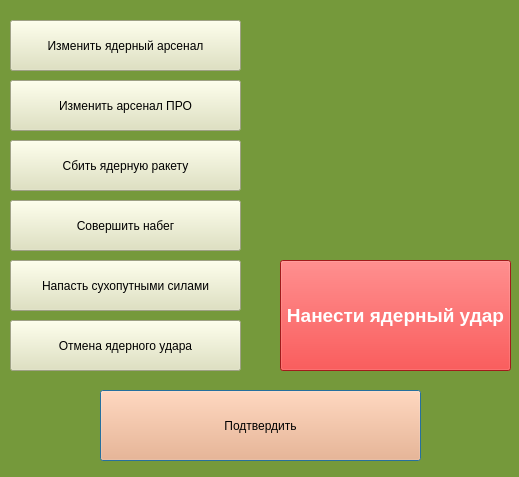
<?xml version="1.0" encoding="UTF-8"?>
<ui version="4.0">
 <class>MinDef</class>
 <widget class="QDialog" name="MinDef">
  <property name="geometry">
   <rect>
    <x>0</x>
    <y>0</y>
    <width>519</width>
    <height>477</height>
   </rect>
  </property>
  <property name="palette">
   <palette>
    <active>
     <colorrole role="WindowText">
      <brush brushstyle="SolidPattern">
       <color alpha="255">
        <red>0</red>
        <green>0</green>
        <blue>0</blue>
       </color>
      </brush>
     </colorrole>
     <colorrole role="Button">
      <brush brushstyle="SolidPattern">
       <color alpha="255">
        <red>117</red>
        <green>153</green>
        <blue>59</blue>
       </color>
      </brush>
     </colorrole>
     <colorrole role="Light">
      <brush brushstyle="SolidPattern">
       <color alpha="255">
        <red>176</red>
        <green>230</green>
        <blue>88</blue>
       </color>
      </brush>
     </colorrole>
     <colorrole role="Midlight">
      <brush brushstyle="SolidPattern">
       <color alpha="255">
        <red>146</red>
        <green>191</green>
        <blue>73</blue>
       </color>
      </brush>
     </colorrole>
     <colorrole role="Dark">
      <brush brushstyle="SolidPattern">
       <color alpha="255">
        <red>58</red>
        <green>76</green>
        <blue>29</blue>
       </color>
      </brush>
     </colorrole>
     <colorrole role="Mid">
      <brush brushstyle="SolidPattern">
       <color alpha="255">
        <red>78</red>
        <green>102</green>
        <blue>39</blue>
       </color>
      </brush>
     </colorrole>
     <colorrole role="Text">
      <brush brushstyle="SolidPattern">
       <color alpha="255">
        <red>0</red>
        <green>0</green>
        <blue>0</blue>
       </color>
      </brush>
     </colorrole>
     <colorrole role="BrightText">
      <brush brushstyle="SolidPattern">
       <color alpha="255">
        <red>255</red>
        <green>255</green>
        <blue>255</blue>
       </color>
      </brush>
     </colorrole>
     <colorrole role="ButtonText">
      <brush brushstyle="SolidPattern">
       <color alpha="255">
        <red>0</red>
        <green>0</green>
        <blue>0</blue>
       </color>
      </brush>
     </colorrole>
     <colorrole role="Base">
      <brush brushstyle="SolidPattern">
       <color alpha="255">
        <red>255</red>
        <green>255</green>
        <blue>255</blue>
       </color>
      </brush>
     </colorrole>
     <colorrole role="Window">
      <brush brushstyle="SolidPattern">
       <color alpha="255">
        <red>117</red>
        <green>153</green>
        <blue>59</blue>
       </color>
      </brush>
     </colorrole>
     <colorrole role="Shadow">
      <brush brushstyle="SolidPattern">
       <color alpha="255">
        <red>0</red>
        <green>0</green>
        <blue>0</blue>
       </color>
      </brush>
     </colorrole>
     <colorrole role="AlternateBase">
      <brush brushstyle="SolidPattern">
       <color alpha="255">
        <red>186</red>
        <green>204</green>
        <blue>157</blue>
       </color>
      </brush>
     </colorrole>
     <colorrole role="ToolTipBase">
      <brush brushstyle="SolidPattern">
       <color alpha="255">
        <red>255</red>
        <green>255</green>
        <blue>220</blue>
       </color>
      </brush>
     </colorrole>
     <colorrole role="ToolTipText">
      <brush brushstyle="SolidPattern">
       <color alpha="255">
        <red>0</red>
        <green>0</green>
        <blue>0</blue>
       </color>
      </brush>
     </colorrole>
    </active>
    <inactive>
     <colorrole role="WindowText">
      <brush brushstyle="SolidPattern">
       <color alpha="255">
        <red>0</red>
        <green>0</green>
        <blue>0</blue>
       </color>
      </brush>
     </colorrole>
     <colorrole role="Button">
      <brush brushstyle="SolidPattern">
       <color alpha="255">
        <red>117</red>
        <green>153</green>
        <blue>59</blue>
       </color>
      </brush>
     </colorrole>
     <colorrole role="Light">
      <brush brushstyle="SolidPattern">
       <color alpha="255">
        <red>176</red>
        <green>230</green>
        <blue>88</blue>
       </color>
      </brush>
     </colorrole>
     <colorrole role="Midlight">
      <brush brushstyle="SolidPattern">
       <color alpha="255">
        <red>146</red>
        <green>191</green>
        <blue>73</blue>
       </color>
      </brush>
     </colorrole>
     <colorrole role="Dark">
      <brush brushstyle="SolidPattern">
       <color alpha="255">
        <red>58</red>
        <green>76</green>
        <blue>29</blue>
       </color>
      </brush>
     </colorrole>
     <colorrole role="Mid">
      <brush brushstyle="SolidPattern">
       <color alpha="255">
        <red>78</red>
        <green>102</green>
        <blue>39</blue>
       </color>
      </brush>
     </colorrole>
     <colorrole role="Text">
      <brush brushstyle="SolidPattern">
       <color alpha="255">
        <red>0</red>
        <green>0</green>
        <blue>0</blue>
       </color>
      </brush>
     </colorrole>
     <colorrole role="BrightText">
      <brush brushstyle="SolidPattern">
       <color alpha="255">
        <red>255</red>
        <green>255</green>
        <blue>255</blue>
       </color>
      </brush>
     </colorrole>
     <colorrole role="ButtonText">
      <brush brushstyle="SolidPattern">
       <color alpha="255">
        <red>0</red>
        <green>0</green>
        <blue>0</blue>
       </color>
      </brush>
     </colorrole>
     <colorrole role="Base">
      <brush brushstyle="SolidPattern">
       <color alpha="255">
        <red>255</red>
        <green>255</green>
        <blue>255</blue>
       </color>
      </brush>
     </colorrole>
     <colorrole role="Window">
      <brush brushstyle="SolidPattern">
       <color alpha="255">
        <red>117</red>
        <green>153</green>
        <blue>59</blue>
       </color>
      </brush>
     </colorrole>
     <colorrole role="Shadow">
      <brush brushstyle="SolidPattern">
       <color alpha="255">
        <red>0</red>
        <green>0</green>
        <blue>0</blue>
       </color>
      </brush>
     </colorrole>
     <colorrole role="AlternateBase">
      <brush brushstyle="SolidPattern">
       <color alpha="255">
        <red>186</red>
        <green>204</green>
        <blue>157</blue>
       </color>
      </brush>
     </colorrole>
     <colorrole role="ToolTipBase">
      <brush brushstyle="SolidPattern">
       <color alpha="255">
        <red>255</red>
        <green>255</green>
        <blue>220</blue>
       </color>
      </brush>
     </colorrole>
     <colorrole role="ToolTipText">
      <brush brushstyle="SolidPattern">
       <color alpha="255">
        <red>0</red>
        <green>0</green>
        <blue>0</blue>
       </color>
      </brush>
     </colorrole>
    </inactive>
    <disabled>
     <colorrole role="WindowText">
      <brush brushstyle="SolidPattern">
       <color alpha="255">
        <red>58</red>
        <green>76</green>
        <blue>29</blue>
       </color>
      </brush>
     </colorrole>
     <colorrole role="Button">
      <brush brushstyle="SolidPattern">
       <color alpha="255">
        <red>117</red>
        <green>153</green>
        <blue>59</blue>
       </color>
      </brush>
     </colorrole>
     <colorrole role="Light">
      <brush brushstyle="SolidPattern">
       <color alpha="255">
        <red>176</red>
        <green>230</green>
        <blue>88</blue>
       </color>
      </brush>
     </colorrole>
     <colorrole role="Midlight">
      <brush brushstyle="SolidPattern">
       <color alpha="255">
        <red>146</red>
        <green>191</green>
        <blue>73</blue>
       </color>
      </brush>
     </colorrole>
     <colorrole role="Dark">
      <brush brushstyle="SolidPattern">
       <color alpha="255">
        <red>58</red>
        <green>76</green>
        <blue>29</blue>
       </color>
      </brush>
     </colorrole>
     <colorrole role="Mid">
      <brush brushstyle="SolidPattern">
       <color alpha="255">
        <red>78</red>
        <green>102</green>
        <blue>39</blue>
       </color>
      </brush>
     </colorrole>
     <colorrole role="Text">
      <brush brushstyle="SolidPattern">
       <color alpha="255">
        <red>58</red>
        <green>76</green>
        <blue>29</blue>
       </color>
      </brush>
     </colorrole>
     <colorrole role="BrightText">
      <brush brushstyle="SolidPattern">
       <color alpha="255">
        <red>255</red>
        <green>255</green>
        <blue>255</blue>
       </color>
      </brush>
     </colorrole>
     <colorrole role="ButtonText">
      <brush brushstyle="SolidPattern">
       <color alpha="255">
        <red>58</red>
        <green>76</green>
        <blue>29</blue>
       </color>
      </brush>
     </colorrole>
     <colorrole role="Base">
      <brush brushstyle="SolidPattern">
       <color alpha="255">
        <red>117</red>
        <green>153</green>
        <blue>59</blue>
       </color>
      </brush>
     </colorrole>
     <colorrole role="Window">
      <brush brushstyle="SolidPattern">
       <color alpha="255">
        <red>117</red>
        <green>153</green>
        <blue>59</blue>
       </color>
      </brush>
     </colorrole>
     <colorrole role="Shadow">
      <brush brushstyle="SolidPattern">
       <color alpha="255">
        <red>0</red>
        <green>0</green>
        <blue>0</blue>
       </color>
      </brush>
     </colorrole>
     <colorrole role="AlternateBase">
      <brush brushstyle="SolidPattern">
       <color alpha="255">
        <red>117</red>
        <green>153</green>
        <blue>59</blue>
       </color>
      </brush>
     </colorrole>
     <colorrole role="ToolTipBase">
      <brush brushstyle="SolidPattern">
       <color alpha="255">
        <red>255</red>
        <green>255</green>
        <blue>220</blue>
       </color>
      </brush>
     </colorrole>
     <colorrole role="ToolTipText">
      <brush brushstyle="SolidPattern">
       <color alpha="255">
        <red>0</red>
        <green>0</green>
        <blue>0</blue>
       </color>
      </brush>
     </colorrole>
    </disabled>
   </palette>
  </property>
  <property name="windowTitle">
   <string>Министерство Обороны</string>
  </property>
  <property name="autoFillBackground">
   <bool>false</bool>
  </property>
  <property name="styleSheet">
   <string notr="true">QDialog
{
background-image: url(:/camo2.jpg);
background-repeat: no-repeat;
}</string>
  </property>
  <widget class="QPushButton" name="pushButton">
   <property name="enabled">
    <bool>true</bool>
   </property>
   <property name="geometry">
    <rect>
     <x>100</x>
     <y>390</y>
     <width>321</width>
     <height>71</height>
    </rect>
   </property>
   <property name="styleSheet">
    <string notr="true">background-color: rgb(255, 169, 112);
font: 75 22pt &quot;Ubuntu&quot;;</string>
   </property>
   <property name="text">
    <string>Подтвердить</string>
   </property>
   <property name="default">
    <bool>true</bool>
   </property>
  </widget>
  <widget class="QPushButton" name="pushButton_2">
   <property name="geometry">
    <rect>
     <x>10</x>
     <y>20</y>
     <width>231</width>
     <height>51</height>
    </rect>
   </property>
   <property name="toolTip">
    <string>&lt;html&gt;&lt;head/&gt;&lt;body&gt;&lt;p&gt;Стоимость: 2.000.000 за создание ракеты, 100.000 за уничтожение&lt;/p&gt;&lt;p&gt;&lt;span style=&quot; font-size:9pt;&quot;&gt;Прикупить себе еще чуток этих волшебных штучек. Или избавиться от лишних.&lt;/span&gt;&lt;/p&gt;&lt;/body&gt;&lt;/html&gt;</string>
   </property>
   <property name="autoFillBackground">
    <bool>false</bool>
   </property>
   <property name="styleSheet">
    <string notr="true">background-color: rgb(223, 225, 186);</string>
   </property>
   <property name="text">
    <string>Изменить ядерный арсенал</string>
   </property>
   <property name="checkable">
    <bool>true</bool>
   </property>
   <property name="checked">
    <bool>false</bool>
   </property>
  </widget>
  <widget class="QPushButton" name="pushButton_3">
   <property name="geometry">
    <rect>
     <x>10</x>
     <y>80</y>
     <width>231</width>
     <height>51</height>
    </rect>
   </property>
   <property name="toolTip">
    <string>&lt;html&gt;&lt;head/&gt;&lt;body&gt;&lt;p&gt;Стоимость: 1.000.000 за создание ракеты, 100.000 за уничтожение&lt;/p&gt;&lt;p&gt;&lt;span style=&quot; font-size:9pt;&quot;&gt;Прикупить немножко ракет ПРО. Или избавиться от лишних.&lt;/span&gt;&lt;/p&gt;&lt;/body&gt;&lt;/html&gt;</string>
   </property>
   <property name="styleSheet">
    <string notr="true">background-color: rgb(223, 225, 186);</string>
   </property>
   <property name="text">
    <string>Изменить арсенал ПРО</string>
   </property>
   <property name="checkable">
    <bool>true</bool>
   </property>
  </widget>
  <widget class="QPushButton" name="pushButton_4">
   <property name="geometry">
    <rect>
     <x>10</x>
     <y>140</y>
     <width>231</width>
     <height>51</height>
    </rect>
   </property>
   <property name="toolTip">
    <string>&lt;html&gt;&lt;head/&gt;&lt;body&gt;&lt;p&gt;Стоимость: -&lt;/p&gt;&lt;p&gt;&lt;span style=&quot; font-size:9pt;&quot;&gt;Попытаться предотвратить ядерный апокалипсис в отдельно взятой стране.&lt;/span&gt;&lt;/p&gt;&lt;/body&gt;&lt;/html&gt;</string>
   </property>
   <property name="styleSheet">
    <string notr="true">background-color: rgb(223, 225, 186);</string>
   </property>
   <property name="text">
    <string>Сбить ядерную ракету</string>
   </property>
   <property name="checkable">
    <bool>true</bool>
   </property>
  </widget>
  <widget class="QPushButton" name="pushButton_5">
   <property name="geometry">
    <rect>
     <x>10</x>
     <y>200</y>
     <width>231</width>
     <height>51</height>
    </rect>
   </property>
   <property name="toolTip">
    <string>&lt;html&gt;&lt;head/&gt;&lt;body&gt;&lt;p&gt;Стоимость: 500.000&lt;/p&gt;&lt;p&gt;&lt;span style=&quot; font-size:9pt;&quot;&gt;Попытаться набежать и ограбить кого-нибудь на 1.000.000&lt;/span&gt;&lt;/p&gt;&lt;p&gt;&lt;span style=&quot; font-size:6pt;&quot;&gt;джва года ждал такую игру!&lt;/span&gt;&lt;/p&gt;&lt;/body&gt;&lt;/html&gt;</string>
   </property>
   <property name="styleSheet">
    <string notr="true">background-color: rgb(223, 225, 186);</string>
   </property>
   <property name="text">
    <string>Совершить набег</string>
   </property>
   <property name="checkable">
    <bool>true</bool>
   </property>
  </widget>
  <widget class="QPushButton" name="pushButton_6">
   <property name="geometry">
    <rect>
     <x>10</x>
     <y>260</y>
     <width>231</width>
     <height>51</height>
    </rect>
   </property>
   <property name="toolTip">
    <string>&lt;html&gt;&lt;head/&gt;&lt;body&gt;&lt;p&gt;Стоимость: -&lt;/p&gt;&lt;p&gt;&lt;span style=&quot; font-size:9pt;&quot;&gt;Объявить войну и вторгнуться на территорию государства.&lt;/span&gt;&lt;/p&gt;&lt;/body&gt;&lt;/html&gt;</string>
   </property>
   <property name="styleSheet">
    <string notr="true">background-color: rgb(223, 225, 186);</string>
   </property>
   <property name="text">
    <string>Напасть сухопутными силами</string>
   </property>
   <property name="checkable">
    <bool>true</bool>
   </property>
  </widget>
  <widget class="QPushButton" name="pushButton_7">
   <property name="enabled">
    <bool>true</bool>
   </property>
   <property name="geometry">
    <rect>
     <x>280</x>
     <y>260</y>
     <width>231</width>
     <height>111</height>
    </rect>
   </property>
   <property name="font">
    <font>
     <pointsize>14</pointsize>
     <weight>75</weight>
     <bold>true</bold>
    </font>
   </property>
   <property name="toolTip">
    <string>&lt;html&gt;&lt;head/&gt;&lt;body&gt;&lt;p&gt;Стоимость: -&lt;/p&gt;&lt;p&gt;&lt;span style=&quot; font-size:9pt;&quot;&gt;Устроить ядерный апокалипсис в отдельно взятой стране! &lt;br/&gt;&lt;/span&gt;&lt;span style=&quot; font-size:6pt;&quot;&gt;В радиоактивный пепел!&lt;/span&gt;&lt;/p&gt;&lt;/body&gt;&lt;/html&gt;</string>
   </property>
   <property name="autoFillBackground">
    <bool>false</bool>
   </property>
   <property name="styleSheet">
    <string notr="true">background-color : #e12626;
color:white;
</string>
   </property>
   <property name="locale">
    <locale language="Russian" country="Russia"/>
   </property>
   <property name="text">
    <string>Нанести ядерный удар</string>
   </property>
   <property name="checkable">
    <bool>true</bool>
   </property>
   <property name="default">
    <bool>false</bool>
   </property>
   <property name="flat">
    <bool>false</bool>
   </property>
  </widget>
  <widget class="QPushButton" name="pushButton_8">
   <property name="geometry">
    <rect>
     <x>10</x>
     <y>320</y>
     <width>231</width>
     <height>51</height>
    </rect>
   </property>
   <property name="toolTip">
    <string>&lt;html&gt;&lt;head/&gt;&lt;body&gt;&lt;p&gt;Стоимость: -&lt;/p&gt;&lt;p&gt;&lt;span style=&quot; font-size:9pt;&quot;&gt;Остановить полет своих ядерных ракет.&lt;/span&gt;&lt;/p&gt;&lt;/body&gt;&lt;/html&gt;</string>
   </property>
   <property name="autoFillBackground">
    <bool>false</bool>
   </property>
   <property name="styleSheet">
    <string notr="true">background-color: rgb(223, 225, 186);</string>
   </property>
   <property name="text">
    <string>Отмена ядерного удара</string>
   </property>
   <property name="checkable">
    <bool>true</bool>
   </property>
   <property name="default">
    <bool>false</bool>
   </property>
   <property name="flat">
    <bool>false</bool>
   </property>
  </widget>
  <widget class="QLabel" name="label">
   <property name="geometry">
    <rect>
     <x>290</x>
     <y>30</y>
     <width>201</width>
     <height>201</height>
    </rect>
   </property>
   <property name="styleSheet">
    <string notr="true">background-image: url(:/star.png);
background-repeat: no-repeat;</string>
   </property>
   <property name="text">
    <string/>
   </property>
  </widget>
 </widget>
 <resources/>
 <connections/>
</ui>
